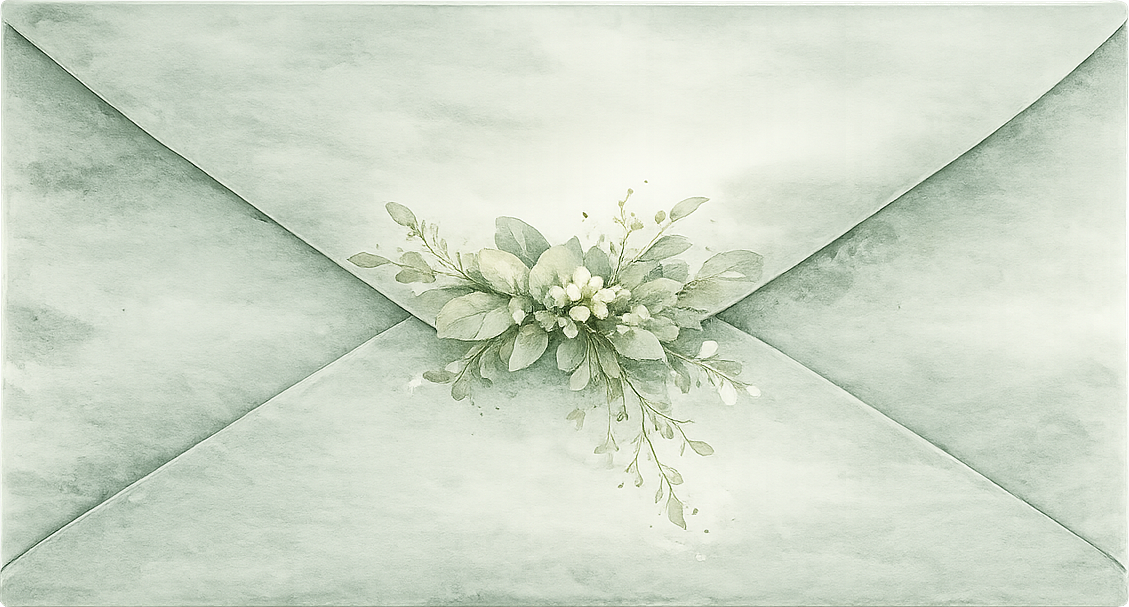
#> input picture image/letter.png, 1129 x 607 px
$ python process_images.py
#> lines starting #> are read from the running program, lines starting #| are printed output that depends on the picture
from PIL import Image, ImageChops

def trim(im):
    bg = Image.new(im.mode, im.size, (255, 255, 255, 0))
    diff = ImageChops.difference(im, bg)
    diff = ImageChops.add(diff, diff, 2.0, -100)
    bbox = diff.getbbox()
    if bbox:
        return im.crop(bbox)
    return im

def remove_white_background(img_path, output_path):
    img = Image.open(img_path).convert("RGBA")
    datas = img.getdata()

    newData = []
    for item in datas:
        # If the pixel is close to white, make it transparent
        if item[0] > 245 and item[1] > 245 and item[2] > 245:
            newData.append((255, 255, 255, 0))
        else:
            newData.append(item)

    img.putdata(newData)

    # Now trim the empty space
    trimmed_img = trim(img)
    trimmed_img.save(output_path, "PNG")
    print(f"Processed {img_path} -> {output_path}")

if __name__ == "__main__":
    remove_white_background("image/letter.png", "image/letter.png")
#> in remove_white_background, img is the input picture: PIL image 1129x607 RGBA; mean R, G, B, A 207.5, 216.6, 201.1, 253
#> the loop in remove_white_background, `for item in datas:` made 685303 passes
#> item on passes 1 to 3: (0, 0, 0, 0), (0, 0, 0, 0), (0, 0, 0, 0)
#> after the loop in remove_white_background, `for item in datas:`: newData = 685303 items
#> in trim, `diff = ImageChops.difference(im, bg)`:
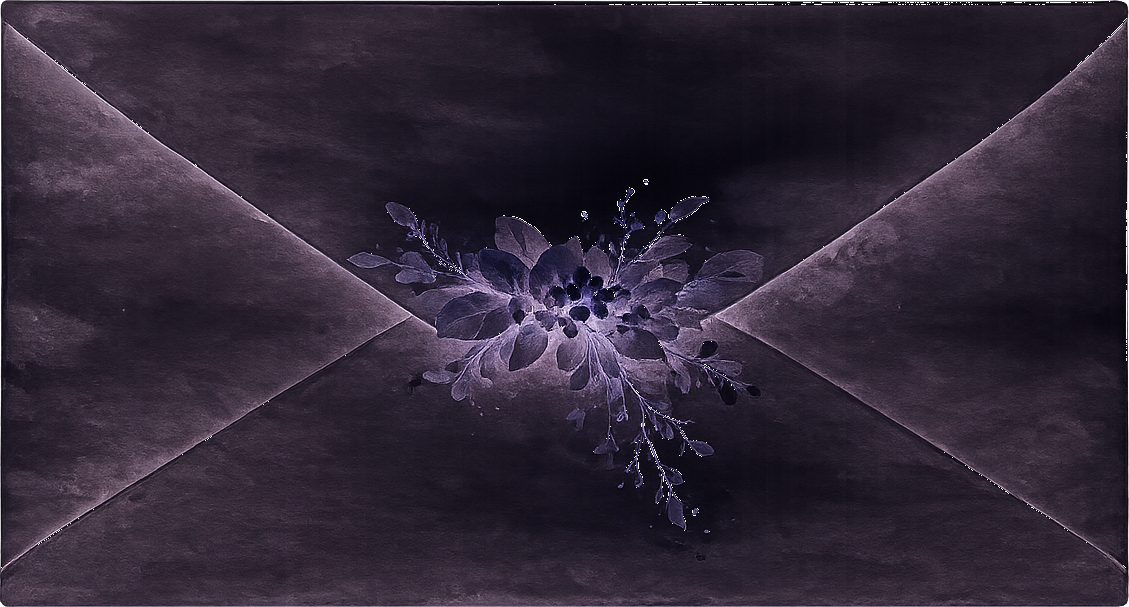
#> diff: PIL image 1129x607 RGBA; mean R, G, B, A 47.5, 38.4, 53.9, 253; transparent parts drawn white
#> in trim, `diff = ImageChops.add(diff, diff, 2.0, -100)`:
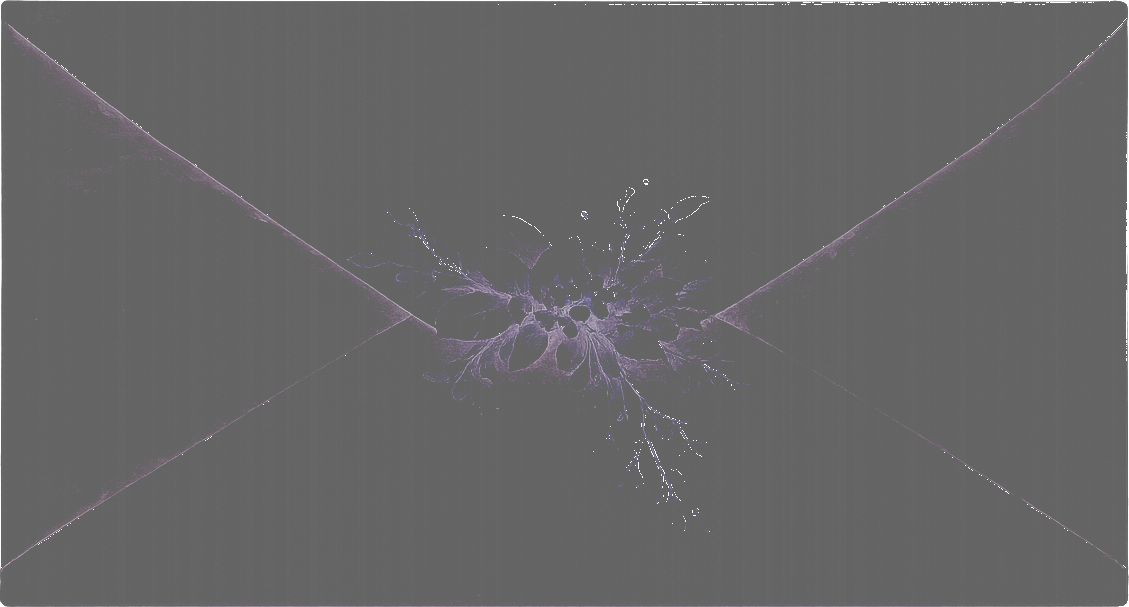
#> diff: PIL image 1129x607 RGBA; mean R, G, B, A 1.6, 0.9, 2.1, 153.4; transparent parts drawn white
#> in trim, `bbox = diff.getbbox()`: bbox = (0, 0, 1129, 607)
    remove_white_background("image/sello.png", "image/sello.png")
#> call 2 of remove_white_background, with img_path = 'image/sello.png', output_path = 'image/sello.png'
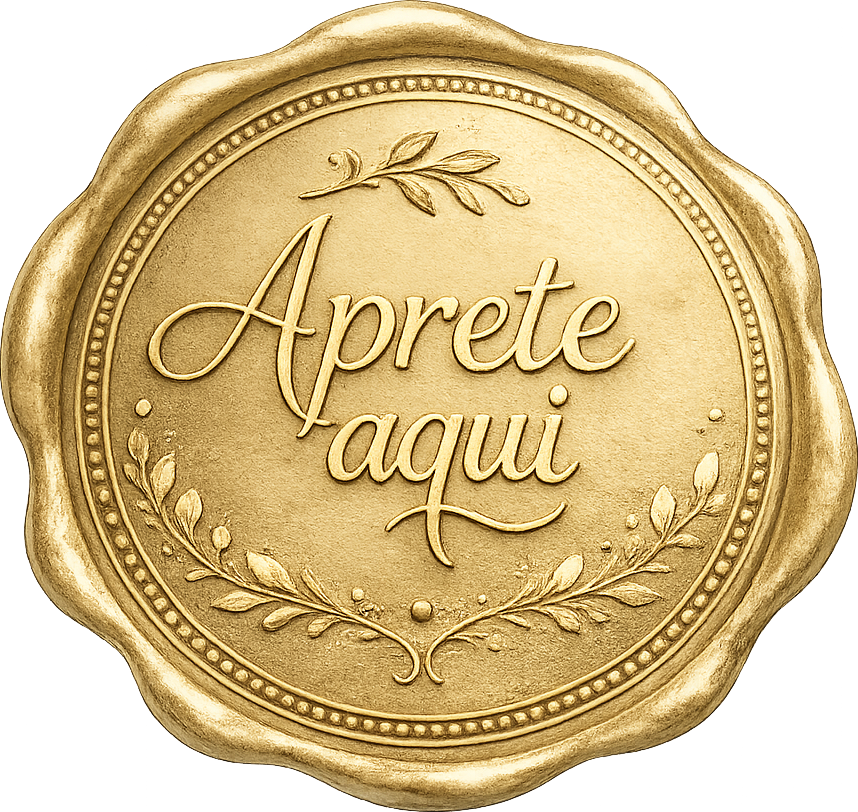
#> input picture image/sello.png, 858 x 812 px
#> in remove_white_background, img is the input picture: PIL image 858x812 RGBA; mean R, G, B, A 153.5, 130.7, 82.7, 191.3
#> after the loop in remove_white_background (call 2), `for item in datas:`: newData = 696696 items
#> in trim (call 2), `diff = ImageChops.difference(im, bg)`:
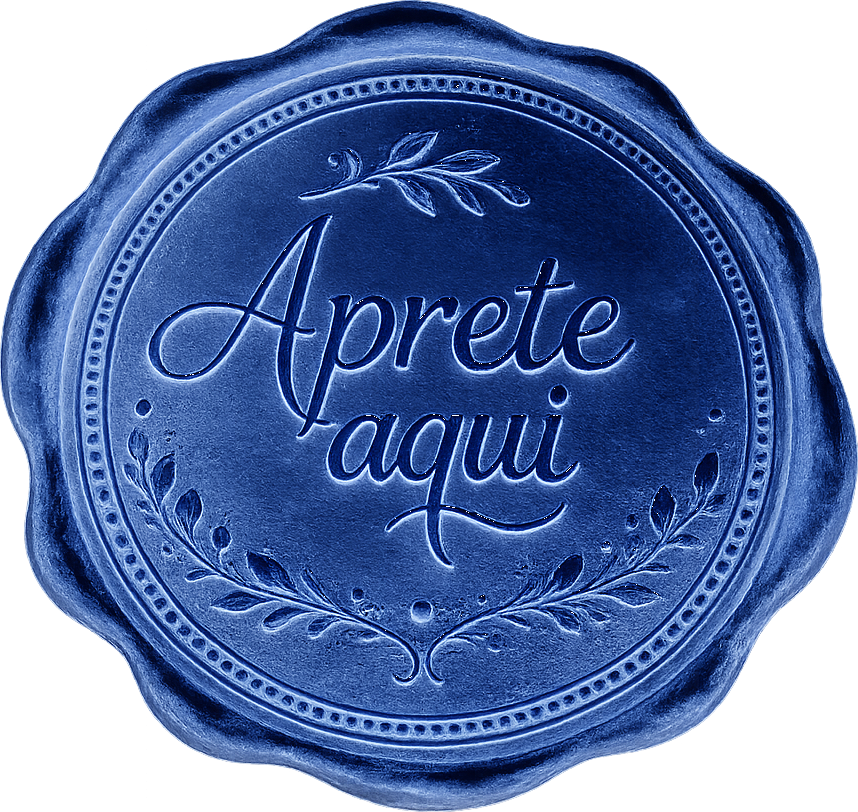
#> diff: PIL image 858x812 RGBA; mean R, G, B, A 101.5, 124.3, 172.3, 191.3; transparent parts drawn white
#> in trim (call 2), `diff = ImageChops.add(diff, diff, 2.0, -100)`:
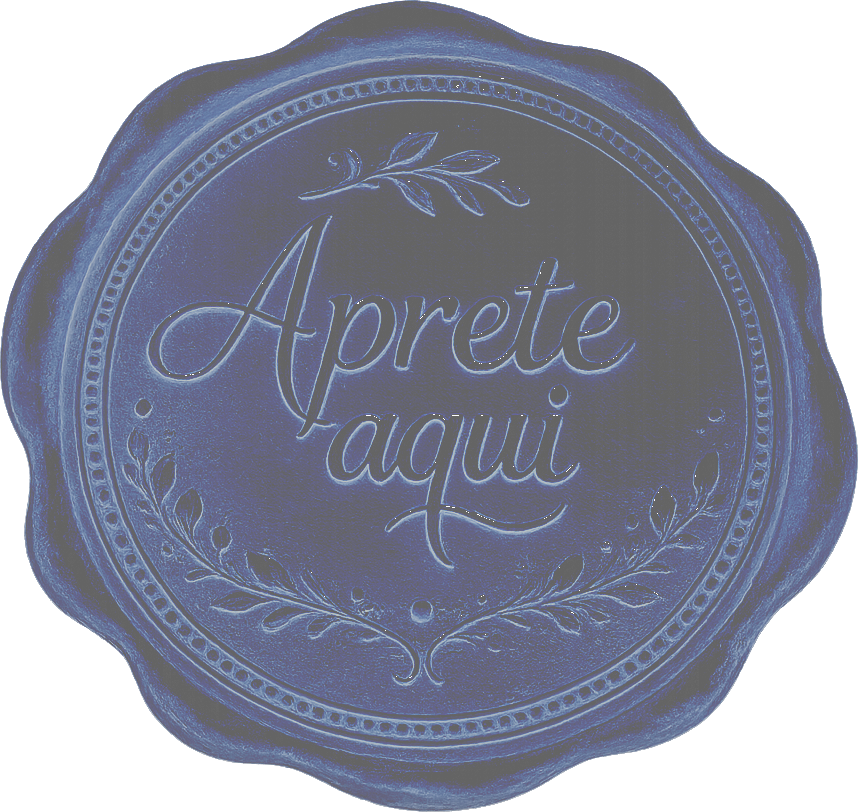
#> diff: PIL image 858x812 RGBA; mean R, G, B, A 42.8, 49, 76.8, 116; transparent parts drawn white
#> in trim (call 2), `bbox = diff.getbbox()`: bbox = (0, 0, 858, 812)
